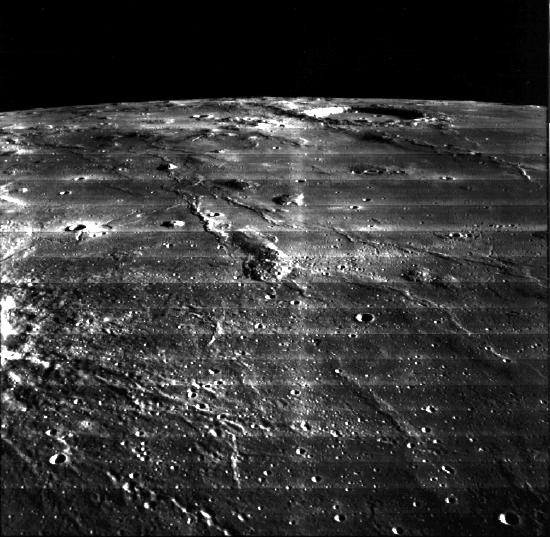
#> input picture skripte/bilder/mondlandung.png, 550 x 537 px
$ python Szenario2.py
#> lines starting #> are read from the running program, lines starting #| are printed output that depends on the picture
### skripte/createimages.py
import matplotlib.pyplot as plt
from matplotlib.colors import Normalize
from matplotlib.colors import LogNorm
import numpy as np
from numpy.fft import fftshift
import PIL
from PIL import ImageDraw

def plotFrequencySpectrum(scoefficient):
	"""
	Diese Methode zeigt das Amplituden Spektrum des Fourierspektrums.
	Input ist ein numpy 2d Array
	"""
	y, x = scoefficient.shape
	fig = plt.figure()
	plt.subplot(1, 1, 1)
	h = plt.imshow(np.abs(scoefficient), cmap="gray", interpolation='nearest', norm=LogNorm(vmin=0.1, vmax=np.abs(scoefficient).max()+0.2))
	plt.colorbar(h, shrink=1, aspect=5)
	plt.xlim(x, 0)
	plt.ylim(y, 0)
	plt.show()

# [11 lines left out: function plotShiftedSpectrum, not called in this run]

def createImage(simageArr):
	"""
	Diese Methode zeigt eine 2-dimensionale Matrix als Luminanzbild
	Parameter ist ein numpy2d Array
	"""

	plt.subplot(1, 1, 1)
	f = plt.imshow(simageArr, cmap="gray")
	plt.colorbar(f, shrink=1, aspect=5)
	plt.show()

# [14 lines left out: function exportImage, not called in this run]

### skripte/steganography.py
import numpy as np
from createimages import *

def overlay(mask, spectrumImage, coefficient):
	"""
	Wendet eine Spektrummaske auf ein Fourierspektrum an, indem es die differenz der einer und des zu maskierenden Spektrums bildet,
	um so geziehlte Fourierkoeffizeinten auf 0 zu setzen.
	Die Maske ist dabei eine bearbeitete Version eines Bildes des Spektrum!
	Zu "löschende" koeffizienten sind dabei durch schwarze Pixel repräsentiert.
	mask = Maske
	spectrumImage = Bild des Fourierspektrums
	coefficient = Matrix in der die Fourierkoeffizienten gespeichert sind

	mask, spectrumImage müssen array_like datenstrukturen sein (siehe numpy.array dokumentation) und müssen die selbe größe haben.
	coefficient ist ein 2d numpy array des komplexen datentyps.
	"""
	maskArr = np.array(mask)
	spectrumArr = np.array(spectrumImage)
	difference = maskArr - spectrumArr #die differenze von mask und spectrumImage gibt an welche Koeffizienten auf 0 gesetzt werden sollen.
	difference = np.fliplr(difference)
	N,M = maskArr.shape
	for m in range(M): #für jeden Pixel wiederhole
		for n in range(N):
			if not(difference[n][m] == 0): #falls die differenz ungleich 0 ist, bedeutet dies, dass mask von spectrumImage abweicht und der koeffizient auf 0 gesetzt werden soll
				coefficient[n][m] = 0.1+0.1j #der koeffizient wird nicht auf exakt 0 gesetzt, da dies zu grafik Fehlern in createimages.createImage() führt
	return(coefficient)

# [51 lines left out: functions overlay2, mixMagnitudePhase, mixImage, not called in this run]

### skripte/Szenario2.py
from transforms import *
import createimages
from PIL import Image
import numpy as np
import numpy.fft as fft
import steganography as stg

"""Entfernt Shutterartefakte aus dem Bild mondlandung.png"""

x = Image.open("bilder/mondlandung.png").convert("L") #öffne mondlandung.png als Luminanzbild
x = np.array(x) #konvertiere Bild in eine Matrix
createimages.createImage(x) #zeige das original Bild
#> in createImage, `plt.show()`:
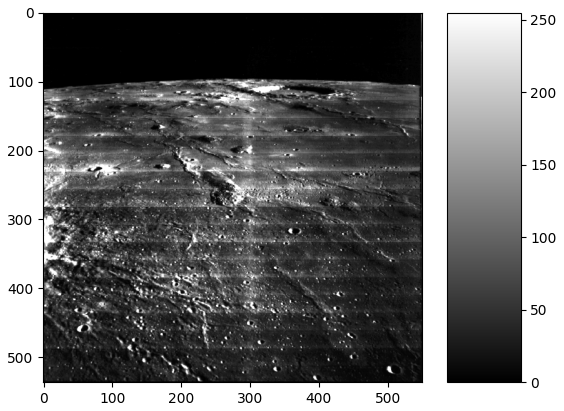
#> figure drawn by matplotlib, 2 panels

spectrum = fft.fft2(x) #Wende die Fouriertransformation an
spectrum = fft.fftshift(spectrum) #Zentralisierung des Spektrum

mask = Image.open("maske/mondlandungMaske.png").convert("L") #öffne die Spektrummaske
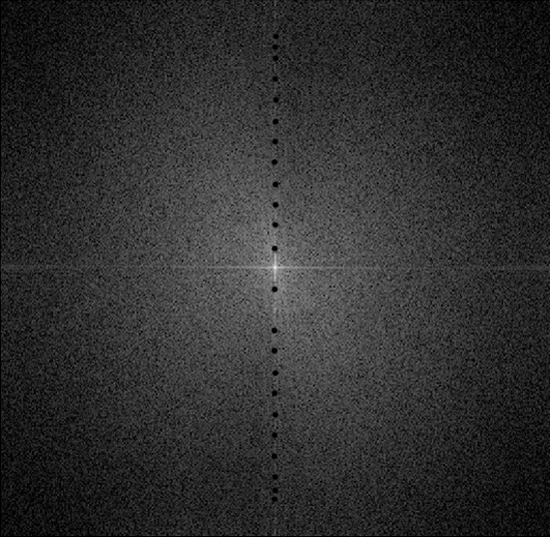
#> input picture skripte/maske/mondlandungMaske.png, 550 x 537 px
spectrum2 = Image.open("spektrum/mondlandungSpektrum.png").convert("L") #öffne das Referenzspektrum
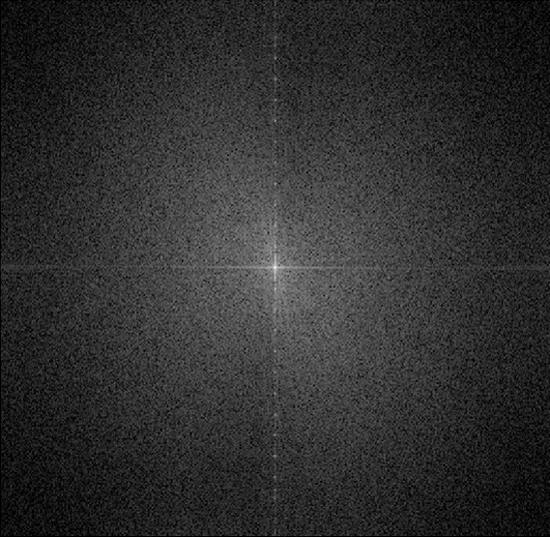
#> input picture skripte/spektrum/mondlandungSpektrum.png, 550 x 537 px
stg.overlay(mask,spectrum2,spectrum) #wende die Maske an
#> in overlay, `difference = maskArr - spectrumArr`:
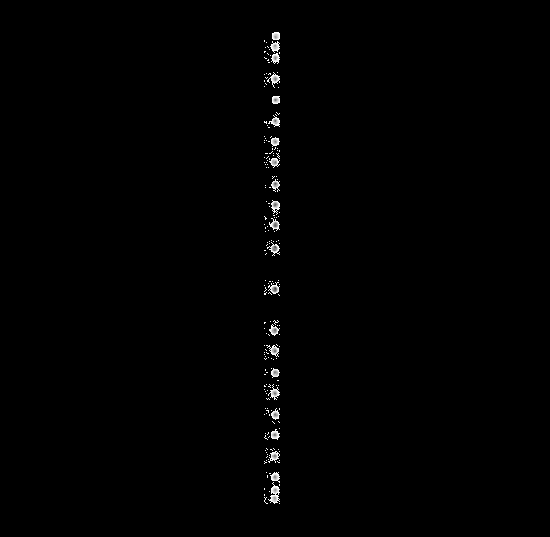
#> difference: shape (537, 550); min 0, max 255, mean 1.5

createimages.plotFrequencySpectrum(spectrum) #zeige das neue Amplitudenspektrum
#> in plotFrequencySpectrum, `plt.show()`:
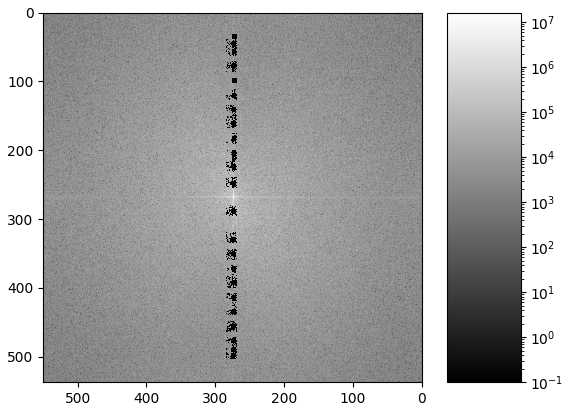
#> figure drawn by matplotlib, 2 panels

img = fft.ifft2(fft.ifftshift(spectrum)) #Rücktransformation

createimages.createImage(img.real) #zeige das Ergebnis
#> in createImage (call 2), `plt.show()`:
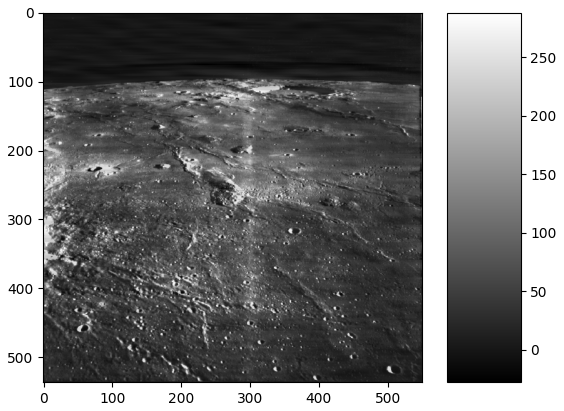
#> figure drawn by matplotlib, 2 panels
